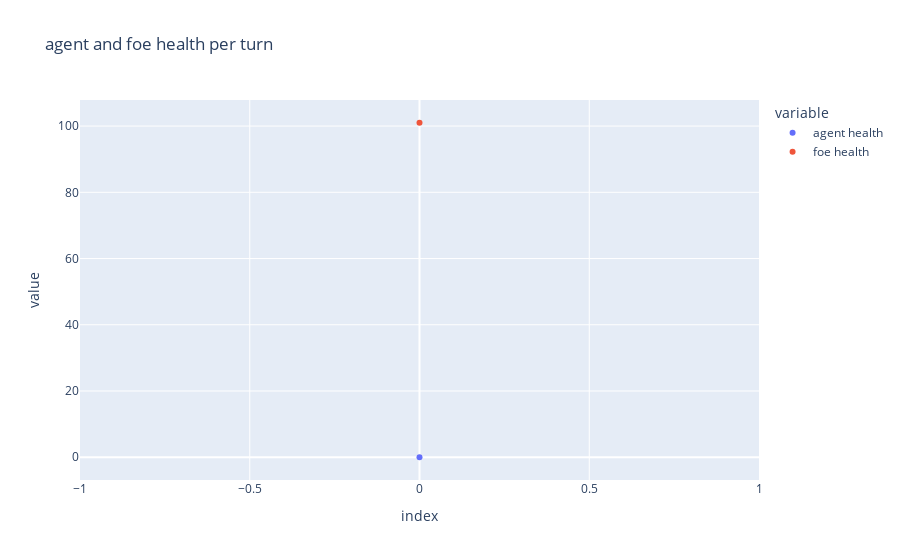

The notebook cell saved with this chart:
### Code cell
px.scatter(
    encounter_stats, 
    y=["agent health", "foe health"], 
    title="agent and foe health per turn"
)

### Figure 1 — Plotly figure (JSON) as saved in the notebook; plotly's stock layout.template omitted (floating-point values rounded to 4 significant figures)
{"data": [{"hovertemplate": "variable=agent health<br>index=%{x}<br>value=%{y}<extra></extra>", "legendgroup": "agent health", "marker": {"color": "#636efa", "symbol": "circle"}, "mode": "markers", "name": "agent health", "orientation": "v", "showlegend": true, "type": "scatter", "x": [0], "xaxis": "x", "y": [0], "yaxis": "y"}, {"hovertemplate": "variable=foe health<br>index=%{x}<br>value=%{y}<extra></extra>", "legendgroup": "foe health", "marker": {"color": "#EF553B", "symbol": "circle"}, "mode": "markers", "name": "foe health", "orientation": "v", "showlegend": true, "type": "scatter", "x": [0], "xaxis": "x", "y": [101], "yaxis": "y"}], "layout": {"legend": {"title": {"text": "variable"}, "tracegroupgap": 0}, "title": {"text": "agent and foe health per turn"}, "xaxis": {"anchor": "y", "domain": [0, 1], "title": {"text": "index"}}, "yaxis": {"anchor": "x", "domain": [0, 1], "title": {"text": "value"}}}}
